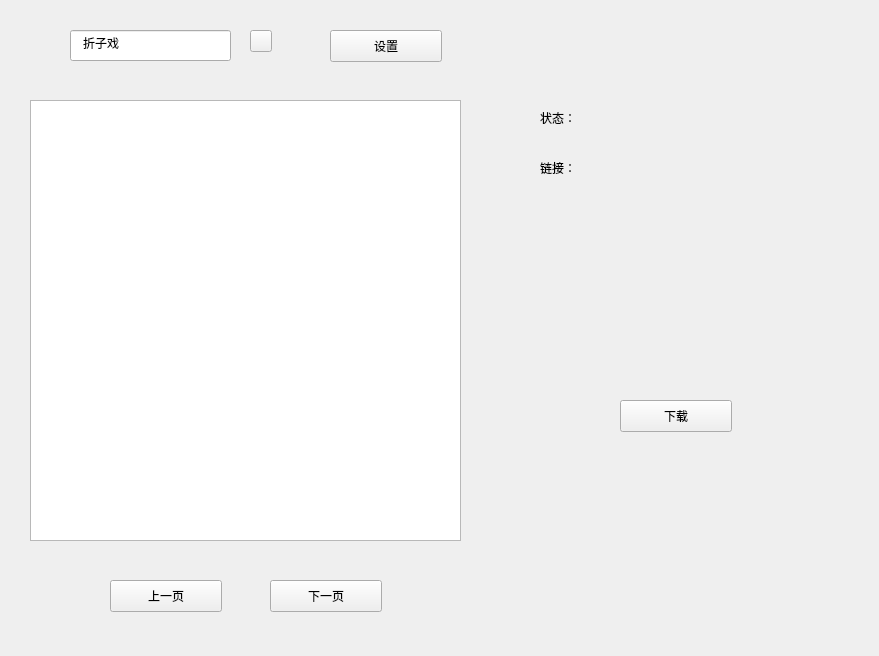
<?xml version="1.0" encoding="UTF-8"?>
<ui version="4.0">
 <class>RootWgt</class>
 <widget class="QWidget" name="RootWgt">
  <property name="geometry">
   <rect>
    <x>0</x>
    <y>0</y>
    <width>879</width>
    <height>656</height>
   </rect>
  </property>
  <property name="windowTitle">
   <string>Form</string>
  </property>
  <property name="styleSheet">
   <string notr="true">#pBtn_search
{
	border-image: url(:/Res/Image/search.png);
	min-width:20;
	max-width:20;
	min-height:20;
	max-height:20;
}

#pEdit_search
{
	padding-left:10;
}

</string>
  </property>
  <widget class="QPushButton" name="pBtn_search">
   <property name="geometry">
    <rect>
     <x>250</x>
     <y>30</y>
     <width>20</width>
     <height>20</height>
    </rect>
   </property>
   <property name="text">
    <string/>
   </property>
  </widget>
  <widget class="QLineEdit" name="pEdit_search">
   <property name="geometry">
    <rect>
     <x>70</x>
     <y>30</y>
     <width>161</width>
     <height>31</height>
    </rect>
   </property>
   <property name="text">
    <string>折子戏</string>
   </property>
   <property name="placeholderText">
    <string>搜索</string>
   </property>
  </widget>
  <widget class="QTreeView" name="treeView">
   <property name="geometry">
    <rect>
     <x>30</x>
     <y>100</y>
     <width>431</width>
     <height>441</height>
    </rect>
   </property>
  </widget>
  <widget class="QPushButton" name="pBtn_last">
   <property name="geometry">
    <rect>
     <x>110</x>
     <y>580</y>
     <width>112</width>
     <height>32</height>
    </rect>
   </property>
   <property name="text">
    <string>上一页</string>
   </property>
  </widget>
  <widget class="QPushButton" name="pBtn_next">
   <property name="geometry">
    <rect>
     <x>270</x>
     <y>580</y>
     <width>112</width>
     <height>32</height>
    </rect>
   </property>
   <property name="text">
    <string>下一页</string>
   </property>
  </widget>
  <widget class="QPushButton" name="pBtn_download">
   <property name="geometry">
    <rect>
     <x>620</x>
     <y>400</y>
     <width>112</width>
     <height>32</height>
    </rect>
   </property>
   <property name="text">
    <string>下载</string>
   </property>
  </widget>
  <widget class="QLabel" name="label">
   <property name="geometry">
    <rect>
     <x>540</x>
     <y>110</y>
     <width>58</width>
     <height>16</height>
    </rect>
   </property>
   <property name="text">
    <string>状态：</string>
   </property>
  </widget>
  <widget class="QLabel" name="label_2">
   <property name="geometry">
    <rect>
     <x>540</x>
     <y>160</y>
     <width>58</width>
     <height>16</height>
    </rect>
   </property>
   <property name="text">
    <string>链接：</string>
   </property>
  </widget>
  <widget class="QLabel" name="pLbl_status">
   <property name="geometry">
    <rect>
     <x>600</x>
     <y>110</y>
     <width>221</width>
     <height>20</height>
    </rect>
   </property>
   <property name="text">
    <string/>
   </property>
  </widget>
  <widget class="QLabel" name="pLbl_url">
   <property name="geometry">
    <rect>
     <x>600</x>
     <y>160</y>
     <width>261</width>
     <height>171</height>
    </rect>
   </property>
   <property name="text">
    <string/>
   </property>
   <property name="alignment">
    <set>Qt::AlignLeading|Qt::AlignLeft|Qt::AlignTop</set>
   </property>
   <property name="wordWrap">
    <bool>true</bool>
   </property>
  </widget>
  <widget class="QPushButton" name="pBtn_setting">
   <property name="geometry">
    <rect>
     <x>330</x>
     <y>30</y>
     <width>112</width>
     <height>32</height>
    </rect>
   </property>
   <property name="text">
    <string>设置</string>
   </property>
  </widget>
 </widget>
 <resources/>
 <connections/>
</ui>
